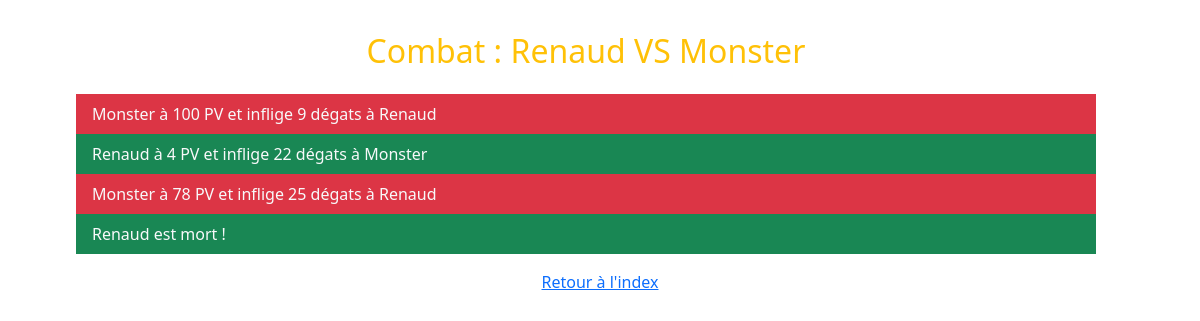
The page /fight.php?hero_id=12 on the database its author committed.
### tables this page shows
CREATE TABLE `heroes` (
  `id` int(11) NOT NULL,
  `name` varchar(255) NOT NULL,
  `health_point` int(11) DEFAULT 100,
  `avatar` text NOT NULL
);

### classes/Hero.php (called while the page is built, shortened)
<?php
class Hero{
    private $name;
    private $health_point;
    public function hit(Monster $monster){
        $damage = rand(0,50);
        $monsterHealth_point = $monster->getHealth_point();
        return $damage;
    }
    public function setId($id)
    {
        return $this;
    }
    public function getName()
    {
        return $this->name;
    }
    public function setName($name)
    {
        $this->name = $name;
        return $this;
    }
    public function getHealth_point()
    {
        return $this->health_point;
    }
    public function setHealth_point($health_point)
    {
        $this->health_point = $health_point;
        return $this;
    }
    public function setAvatar($avatar)
    {
        return $this;
    }
}
?>

### classes/HeroesManager.php (called while the page is built, shortened)
<?php
class HeroesManager {
    private $db;
    public function find($id){
        $request = $this->db->prepare("SELECT * FROM heroes WHERE id=:id");
        $request->execute(['id' => $id]);
        $heroArray = $request->fetch(PDO::FETCH_ASSOC);
        $hero = new Hero($heroArray['name'], $heroArray['avatar']);
        $hero->setId($heroArray['id']);
        $hero->setHealth_point($heroArray['health_point']);
        return $hero;
    }
    public function setDb($db)
    {
        $this->db = $db;
        return $this;
    }
}
?>

### classes/Monster.php (called while the page is built, shortened)
<?php
class Monster {
    private $name;
    private $health_point;
    public function hit(Hero $hero){
        $damage = rand(0,50);
        $heroHealth_point = $hero->getHealth_point();
        return $damage;
    }
    public function getName()
    {
        return $this->name;
    }
    public function setName($name)
    {
        $this->name = $name;
        return $this;
    }
    public function getHealth_point()
    {
        return $this->health_point;
    }
    public function setHealth_point($health_point)
    {
        $this->health_point = $health_point;
        return $this;
    }
}
?>

### classes/FightsManager.php (called while the page is built, shortened)
<?php
class FightsManager {
    private $monster;
    public function createMonster(){
        return $this->monster;
    }
    public function fight(Hero $hero,Monster $monster){
        $fightArray = [];
        while ($monster->getHealth_point() > 0 && $hero->getHealth_point() > 0){
            $fightStep = $monster->hit($hero);
            array_push($fightArray, "{$monster->getName()} à {$monster->getHealth_point()} PV et inflige {$fightStep} dégats à {$hero->getName()}");
            if ($hero->getHealth_point() > 0){
                $fightStep = $hero->hit($monster);
                array_push($fightArray, "{$hero->getName()} à {$hero->getHealth_point()} PV et inflige {$fightStep} dégats à {$monster->getName()}");
            } else {
                array_push($fightArray, "{$hero->getName()} est mort !");
                return $fightArray;
            }
        }
    }
    public function setMonster($monster)
    {
        $this->monster = new Monster($monster);
        return $this;
    }
}
?>

### fight.php (the view, shortened to what this page needs)
<?php
require_once('./config/header.php');
$heroesManager = new HeroesManager($db);
$hero = $heroesManager->find($_GET['hero_id']);
$fightManager = new FightsManager;
$monster = $fightManager->createMonster();
$fightResults = $fightManager->fight($hero, $monster);
    echo "
    <section id='fightSection' class='container m-3 text-center'>
        <div class='row text-center p-3 mx-5 text-warning'>
            <h2>Combat : {$hero->getName()} VS {$monster->getName()}</h2>
        </div>
        ";
        for ( $i = 0; $i < count($fightResults); $i++) {
            if ($i%2==0){
                $color= 'bg-danger text-light';
            }else{
                $color= 'bg-success text-light';
            }
        echo "
            <div class='row text-center px-3 py-2 mx-5 {$color}'>
                {$fightResults[$i]}
            </div>
        ";
        }
    echo"
    </section>
    <section id='backToIndex' class='container text-center'>
    <a href='./index.php'>Retour à l'index</a>
    </section>
    ";
require_once('./config/footer.php');
?>

### config/header.php (shortened to what this page needs)
<!doctype html>
<html>
<head>
  <link href="https://cdn.jsdelivr.net/npm/bootstrap@5.3.0-alpha1/dist/css/bootstrap.min.css" rel="stylesheet">
  <link rel="stylesheet" href="./CSS//ajoutPhoto.css">
</head>
<body>

### config/footer.php (shortened to what this page needs)
</body>
</html>

### rows shown on the page
heroes: name "Renaud", health_point+name "Monster à 100 PV et inflige 9 dégats à Renaud", health_point+name "Renaud à 4 PV et inflige 22 dégats à Monster", health_point+name "Monster à 78 PV et inflige 25 dégats à Renaud", health_point+name "Renaud est mort !"

### other values the page prints
$monster->getName() "Monster"
